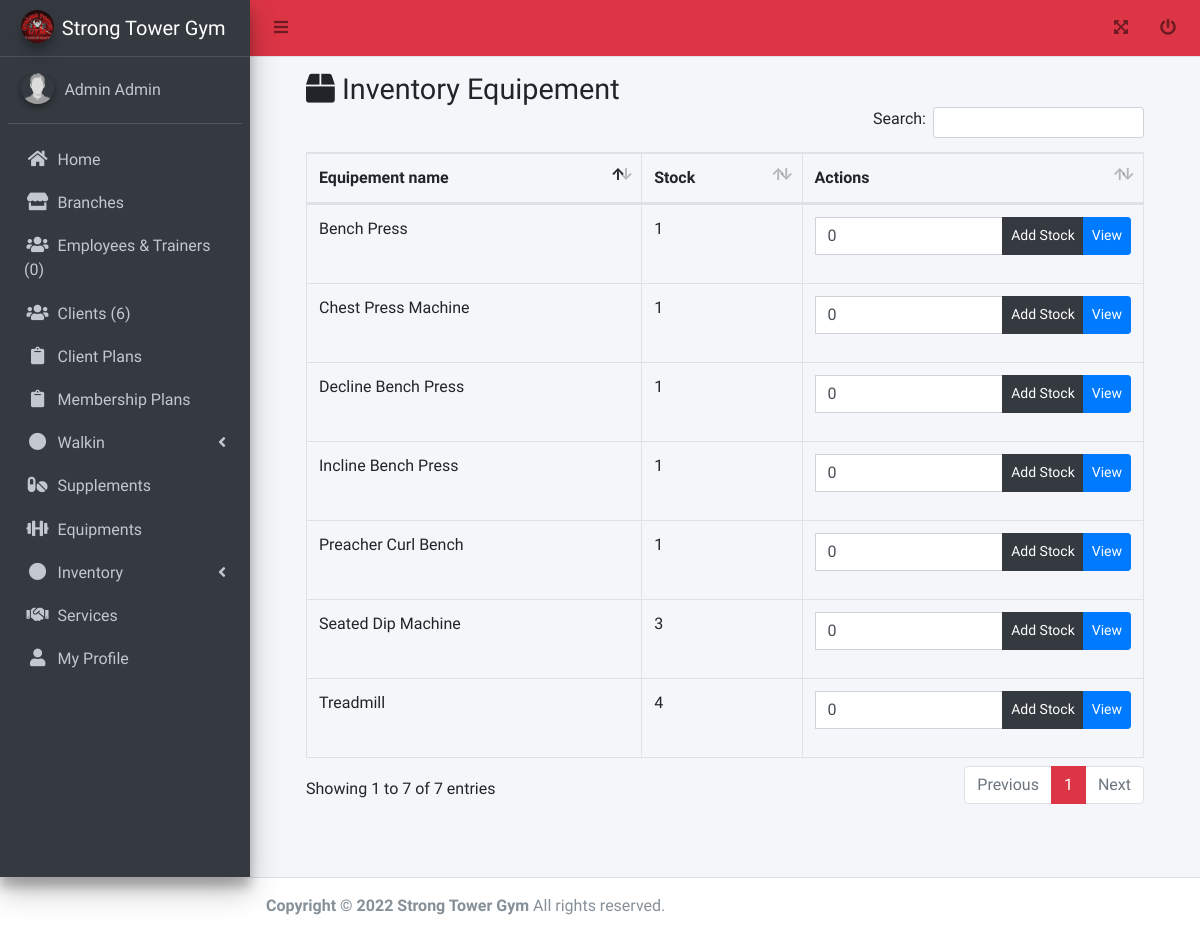
/admin/inventory2.php (signed in), run on an earlier commit of the app's database.
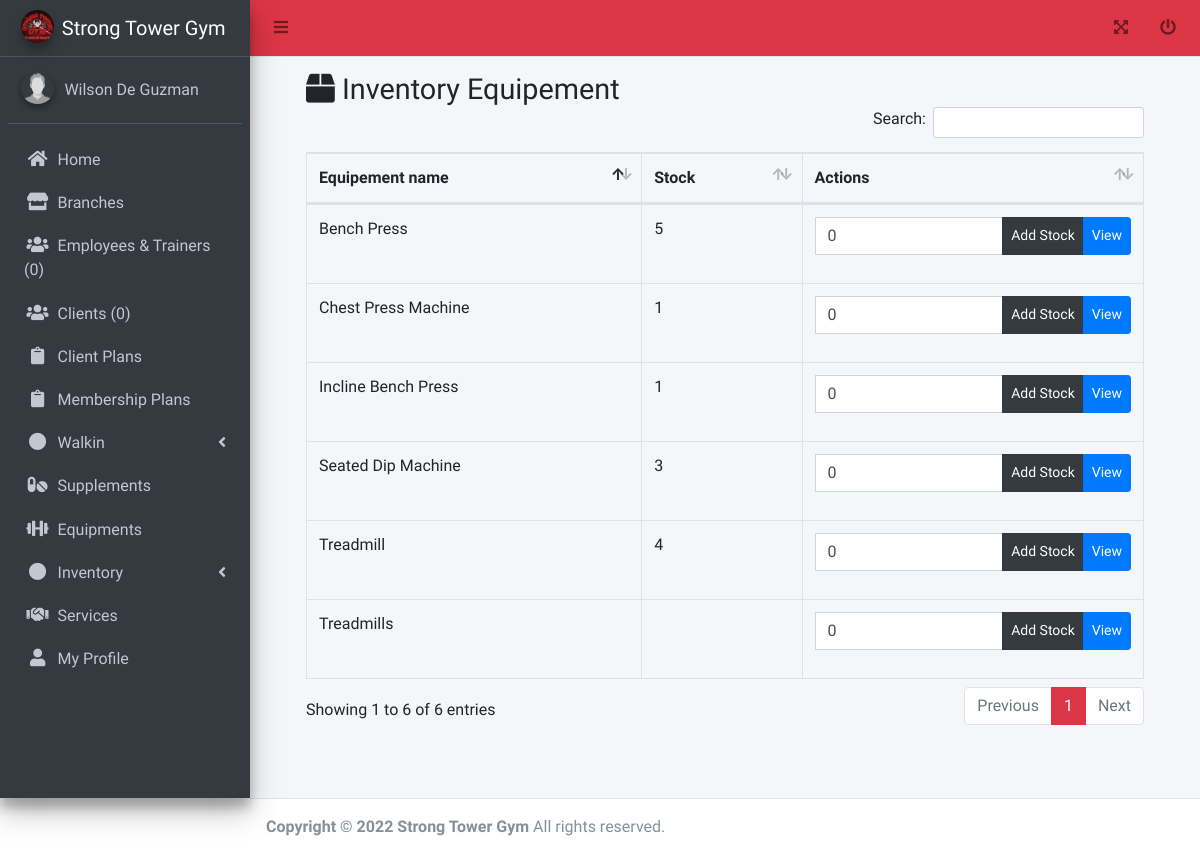
And on a later commit of the database.
### tables this page shows
CREATE TABLE `tbl_equipment` (
  `id` int(11) NOT NULL,
  `image` text DEFAULT NULL,
  `name` varchar(255) DEFAULT NULL,
  `qty` int(11) DEFAULT NULL,
  `description` text DEFAULT NULL,
  `created_date` datetime DEFAULT current_timestamp(),
  `updated_date` datetime DEFAULT current_timestamp(),
  `deleted_flag` tinyint(4) DEFAULT 0,
  `enabled` tinyint(4) DEFAULT 1,
  `branch_id` int(11) DEFAULT NULL,
  `reason` text NOT NULL
);

### functions.php (called while the page is built, shortened)
<?php
function get_list($sql)
{
  $data = array();
  $result = mysqli_query($_SESSION['conn'], $sql);
  while ($row = mysqli_fetch_assoc($result)) {
    $data[] = $row;
  }
  return $data;
}
function get_one($sql)
{
  if ($result = mysqli_query($_SESSION['conn'], $sql)) {
    $obj = mysqli_fetch_object($result);
    return $obj;
  }
  return false;
}

### admin/inventory2.php (the view, shortened to what the changed rows need)
<?php include('header.php'); ?>
<link rel="stylesheet" href="../adminlte/plugins/datatables-bs4/css/dataTables.bootstrap4.min.css">
<link rel="stylesheet" href="../adminlte/plugins/datatables-responsive/css/responsive.bootstrap4.min.css">
<link rel="stylesheet" href="../adminlte/plugins/datatables-buttons/css/buttons.bootstrap4.min.css">
<div>
  <div class="content-wrapper">
    <div class="content-header">
      <div class="container-fluid" id="content">
        <div class="row mb-2">
          <div class="col-sm-12">
            <h1 class="m-0"><i class="fa fa-box"></i> Inventory Equipement</h1>
          </div>
          <div class="col-sm-12">
            <table id="example2" class="table table-bordered table-hover dataTable dtr-inline" aria-describedby="example2_info">
              <thead>
                <tr>
                  <th>Equipement name</th>
                  <th>Stock</th>
                  <th>Actions</th>
                </tr>
              </thead>
              <tbody>
                <?php $where = ($_SESSION['user']->access_id == 1) ? "" : " and  branch_id = " . $_SESSION['user']->branch_id  ?>
                <?php foreach (get_list("select * from tbl_equipment where deleted_flag = 0 $where") as $res) { ?>
                  <tr>
                    <td><?php echo ucfirst($res['name']); ?></td>
                    <td><?php echo $res['qty'] ?></td>
                    <?php if (in_array($_SESSION['user']->access_id, array(1,2))) { ?>
                      <td>
                        <form method="post" onsubmit="return confirm('Are You Sure?');">
                          <div class="input-group mb-3">
                            <input type="number" class="form-control rounded-0" name="qty" value="0" style="width:10px">
                            <span class="input-group-append">
                              <button type="submit" class="btn btn-dark btn-sm" name="add_stock">Add Stock</button>
                              <a href="inventory_view2.php?id=<?php echo $res['id']; ?>" style="padding-top:7px" class="btn btn-primary btn-sm">View </a>
                            </span>
                          </div>
                        </form>
                      </td>
                    <?php } else { ?>
                      <td>
                        <a href="inventory_view.php?id=<?php echo $res['id']; ?>" style="padding-top:7px" class="btn btn-dark btn-sm">View <i class="fa fa-eye"></i></a>
                      </td>
                    <?php } ?>
                  </tr>
                <?php } ?>
              </tbody>
            </table>
          </div>
        </div>
      </div>
    </div>
  </div>
</div>
</div>
<?php include('footer.php'); ?>

### admin/header.php (shortened to what the changed rows need)
<?php
require_once('../functions.php');
function activate($array)
{
  $page = $_SERVER['PHP_SELF'];
  $page = explode("/", $page);
  $current = end($page);
  $current = str_replace(".php", "", $current);
    return "";
}
?>
<!DOCTYPE html>
<html lang="en">
<head>
  <link rel="stylesheet" href="../adminlte/plugins/fontawesome-free/css/all.min.css">
  <link rel="stylesheet" href="../adminlte/plugins/datatables-bs4/css/dataTables.bootstrap4.min.css">
  <link rel="stylesheet" href="../adminlte/plugins/datatables-responsive/css/responsive.bootstrap4.min.css">
  <link rel="stylesheet" href="../adminlte/plugins/datatables-buttons/css/buttons.bootstrap4.min.css">
  <link rel="stylesheet" href="../adminlte/dist/css/adminlte.min.css">
  <link rel="stylesheet" href="../adminlte/css/admin.css">
</head>
<body class="hold-transition sidebar-mini">
  <div class="wrapper">
    <aside class="main-sidebar elevation-4 sidebar-dark-danger">
      <div class="sidebar">
        <div class="user-panel mt-3 pb-3 mb-3 d-flex">
          <div class="info">
            <a href="#" class="d-block"><?= ucfirst($_SESSION['user']->first_name) . ' ' . ucfirst($_SESSION['user']->last_name); ?></a>
          </div>
        </div>
        <nav class="mt-2">
          <ul class="nav nav-pills nav-sidebar flex-column" data-widget="treeview" role="menu" data-accordion="false">
            <?php switch ($_SESSION['user']->access_id) {
              case 1: ?>
                <li class="nav-item"><a href="home.php" class="nav-link btn-side <?= activate(array("home")) ?>"><i class="fa fa-home nav-icon"></i>
                    <p>Home</p>
                  </a></li>
                <li class="nav-item"><a href="branches.php" class="nav-link <?= activate(array("branches", "create_branch", "edit_branch")) ?>"><i class="fa fa-store nav-icon"></i>
                    <p>Branches</p>
                  </a></li>
                <li class="nav-item"><a href="employees.php" class="nav-link <?= activate(array("employees", "view_employee", "create_employee", "edit_employee")) ?>"><i class="fa fa-users nav-icon"></i>
                    <p>Employees & Trainers (<?= get_one("select  count(*) as pending from tbl_user where verified = 0 and access_id = 3 and deleted_flag = 0 group by verified")->pending ?? 0 ?>)</p>
                  </a></li>
                <li class="nav-item"><a href="clients.php" class="nav-link <?= activate(array("clients", "view_client", "create_client", "edit_client")) ?>"><i class="fa fa-users nav-icon"></i>
                    <?php $where = $_SESSION['user']->access_id == 1 ? '' : " and branch_id = " . $_SESSION['user']->branch_id ?>
                    <p>Clients (<?= get_one("select  count(*) as pending from tbl_user where verified = 0 and access_id = 4 and deleted_flag = 0 $where group by verified")->pending ?? 0 ?>)</p>
                  </a></li>
                <li class="nav-item"><a href="client_plans.php" class="nav-link <?= activate(array("client_plans", "create_client_plan", "edit_client_plan")) ?>"><i class="fa fa-clipboard nav-icon"></i>
                    <p>Client Plans</p>
                  </a></li>
                <li class="nav-item"><a href="membership_plans.php" class="nav-link <?= activate(array("membership_plans", "create_membership_plan", "edit_membership_plan")) ?>"><i class="fa fa-clipboard nav-icon"></i>
                    <p>Membership Plans</p>
                  </a></li>
                <li class="nav-item">
                  <a href="#" class="nav-link">
                    <i class="nav-icon fas fa-circle"></i>
                    <p>
                      Walkin
                      <i class="fas fa-angle-left right"></i>
                    </p>
                  </a>
                </li>
                <li class="nav-item"><a href="supplements.php" class="nav-link <?= activate(array("supplements", "create_supplement", "edit_supplement")) ?>"><i class="fa fa-pills nav-icon"></i>
                    <p>Supplements</p>
                  </a></li>
                <li class="nav-item"><a href="equipments.php" class="nav-link <?= activate(array("equipments", "create_equipment", "edit_equipment")) ?>"><i class="fa fa-dumbbell nav-icon"></i>
                    <p>Equipments</p>
                  </a></li>
                <li class="nav-item">
                  <a href="#" class="nav-link">
                    <i class="nav-icon fas fa-circle"></i>
                    <p>
                      Inventory
                      <i class="fas fa-angle-left right"></i>
                    </p>
                  </a>
                </li>
                <li class="nav-item"><a href="#" class="nav-link <?= activate(array("services", "create_service", "edit_service")) ?>"><i class="fa fa-handshake nav-icon"></i>
                    <p>Services</p>
                  </a></li>
                <li class="nav-item">
                  <a href="my_profile.php" class="nav-link <?= activate(array("my_profile")) ?>">
                    <i class="fa fa-user nav-icon"></i>
                    <p>My Profile</p>
                  </a>
                </li>
                <?php break; ?>
            <?php } ?>
          </ul>
        </nav>
      </div>
    </aside>

What changed in the data, as far as the page shows it:
no longer on this page (row edited): tbl_equipment: name "Decline Bench Press", qty "1"
no longer on this page (row edited): tbl_equipment: name "Preacher Curl Bench", qty "1"
changed tbl_equipment "Bench Press": qty "1" → "5"
added tbl_equipment: name "Treadmills"
Also different on the page:
$_SESSION['user']->first_name: "Admin" → "Wilson"
$_SESSION['user']->last_name: "Admin" → "De Guzman"
text written by a page script: "Search: Showing 1 to 7 of 7 entries Previous 1 Next" → "Search: Showing 1 to 6 of 6 entries Previous 1 Next"
text no longer shown: "6"
text now shown: "0"
